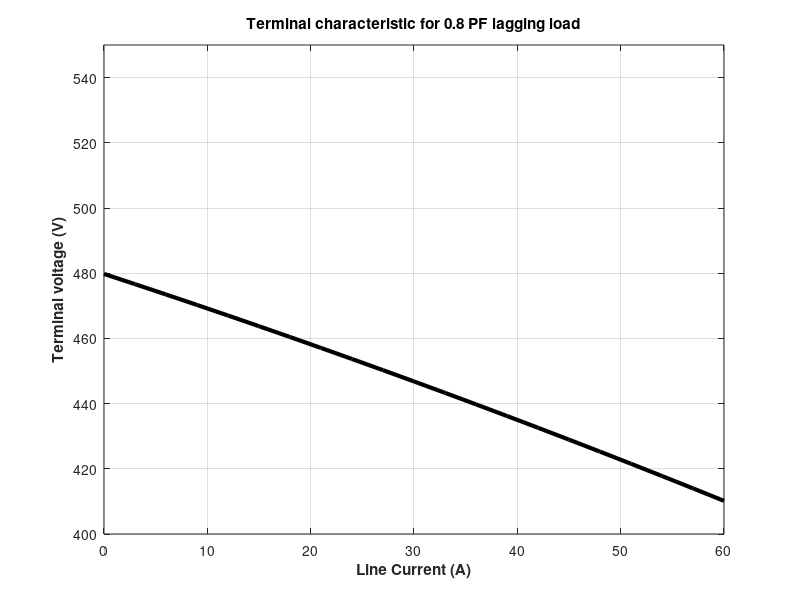

Here is the MATLAB script that generated this plot:
% M-file: term_char_a.m
% M-file to plot the terminal characteristics of the 
%   generator of Example 5-4 with an 0.8 PF lagging load.

% First, initialize the current amplitudes (21 values 
% in the range 0-60 A)
i_a = (0:1:20) * 3;

% Now initialize all other values
v_phase = zeros(1,21);
e_a = 277.0;
x_s = 1.0;
theta = 36.87 * (pi/180);   % Converted to radians

% Now calculate v_phase for each current level
for ii = 1:21
   v_phase(ii) = sqrt(e_a^2 - (x_s * i_a(ii) * cos(theta))^2) ...
                            - (x_s * i_a(ii) * sin(theta));
end

% Calculate terminal voltage from the phase voltage
v_t = v_phase * sqrt(3);

% Plot the terminal characteristic, remembering the 
% the line current is the same as i_a
plot(i_a,v_t,'Color','k','Linewidth',3.0);
xlabel('\bfLine Current (A)');
ylabel('\bfTerminal voltage (V)');
title ('\bfTerminal characteristic for 0.8 PF lagging load');
grid on;
axis([0 60 400 550]);
